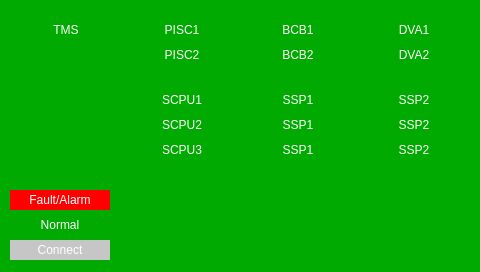
<?xml version="1.0" encoding="UTF-8"?>
<ui version="4.0">
 <class>FormSysStatus</class>
 <widget class="QWidget" name="FormSysStatus">
  <property name="geometry">
   <rect>
    <x>0</x>
    <y>0</y>
    <width>480</width>
    <height>272</height>
   </rect>
  </property>
  <property name="windowTitle">
   <string>Form</string>
  </property>
  <property name="styleSheet">
   <string notr="true">QLabel{
color: rgb(255, 255, 255);
	background-color: rgb(0, 170, 0);
}</string>
  </property>
  <widget class="QLabel" name="label">
   <property name="geometry">
    <rect>
     <x>0</x>
     <y>0</y>
     <width>480</width>
     <height>272</height>
    </rect>
   </property>
   <property name="text">
    <string/>
   </property>
   <property name="pixmap">
    <pixmap>image/BK.png</pixmap>
   </property>
   <property name="scaledContents">
    <bool>true</bool>
   </property>
  </widget>
  <widget class="QLabel" name="label_2">
   <property name="geometry">
    <rect>
     <x>16</x>
     <y>20</y>
     <width>100</width>
     <height>20</height>
    </rect>
   </property>
   <property name="text">
    <string>TMS</string>
   </property>
   <property name="alignment">
    <set>Qt::AlignCenter</set>
   </property>
  </widget>
  <widget class="QLabel" name="label_3">
   <property name="geometry">
    <rect>
     <x>132</x>
     <y>20</y>
     <width>100</width>
     <height>20</height>
    </rect>
   </property>
   <property name="text">
    <string>PISC1</string>
   </property>
   <property name="alignment">
    <set>Qt::AlignCenter</set>
   </property>
  </widget>
  <widget class="QLabel" name="label_4">
   <property name="geometry">
    <rect>
     <x>248</x>
     <y>20</y>
     <width>100</width>
     <height>20</height>
    </rect>
   </property>
   <property name="text">
    <string>BCB1</string>
   </property>
   <property name="alignment">
    <set>Qt::AlignCenter</set>
   </property>
  </widget>
  <widget class="QLabel" name="label_5">
   <property name="geometry">
    <rect>
     <x>364</x>
     <y>20</y>
     <width>100</width>
     <height>20</height>
    </rect>
   </property>
   <property name="text">
    <string>DVA1</string>
   </property>
   <property name="alignment">
    <set>Qt::AlignCenter</set>
   </property>
  </widget>
  <widget class="QLabel" name="label_6">
   <property name="geometry">
    <rect>
     <x>132</x>
     <y>45</y>
     <width>100</width>
     <height>20</height>
    </rect>
   </property>
   <property name="text">
    <string>PISC2</string>
   </property>
   <property name="alignment">
    <set>Qt::AlignCenter</set>
   </property>
  </widget>
  <widget class="QLabel" name="label_7">
   <property name="geometry">
    <rect>
     <x>248</x>
     <y>45</y>
     <width>100</width>
     <height>20</height>
    </rect>
   </property>
   <property name="text">
    <string>BCB2</string>
   </property>
   <property name="alignment">
    <set>Qt::AlignCenter</set>
   </property>
  </widget>
  <widget class="QLabel" name="label_8">
   <property name="geometry">
    <rect>
     <x>364</x>
     <y>45</y>
     <width>100</width>
     <height>20</height>
    </rect>
   </property>
   <property name="text">
    <string>DVA2</string>
   </property>
   <property name="alignment">
    <set>Qt::AlignCenter</set>
   </property>
  </widget>
  <widget class="QLabel" name="label_9">
   <property name="geometry">
    <rect>
     <x>132</x>
     <y>90</y>
     <width>100</width>
     <height>20</height>
    </rect>
   </property>
   <property name="text">
    <string>SCPU1</string>
   </property>
   <property name="alignment">
    <set>Qt::AlignCenter</set>
   </property>
  </widget>
  <widget class="QLabel" name="label_10">
   <property name="geometry">
    <rect>
     <x>248</x>
     <y>90</y>
     <width>100</width>
     <height>20</height>
    </rect>
   </property>
   <property name="text">
    <string>SSP1</string>
   </property>
   <property name="alignment">
    <set>Qt::AlignCenter</set>
   </property>
  </widget>
  <widget class="QLabel" name="label_11">
   <property name="geometry">
    <rect>
     <x>364</x>
     <y>90</y>
     <width>100</width>
     <height>20</height>
    </rect>
   </property>
   <property name="text">
    <string>SSP2</string>
   </property>
   <property name="alignment">
    <set>Qt::AlignCenter</set>
   </property>
  </widget>
  <widget class="QLabel" name="label_12">
   <property name="geometry">
    <rect>
     <x>132</x>
     <y>115</y>
     <width>100</width>
     <height>20</height>
    </rect>
   </property>
   <property name="text">
    <string>SCPU2</string>
   </property>
   <property name="alignment">
    <set>Qt::AlignCenter</set>
   </property>
  </widget>
  <widget class="QLabel" name="label_13">
   <property name="geometry">
    <rect>
     <x>364</x>
     <y>115</y>
     <width>100</width>
     <height>20</height>
    </rect>
   </property>
   <property name="text">
    <string>SSP2</string>
   </property>
   <property name="alignment">
    <set>Qt::AlignCenter</set>
   </property>
  </widget>
  <widget class="QLabel" name="label_14">
   <property name="geometry">
    <rect>
     <x>248</x>
     <y>115</y>
     <width>100</width>
     <height>20</height>
    </rect>
   </property>
   <property name="text">
    <string>SSP1</string>
   </property>
   <property name="alignment">
    <set>Qt::AlignCenter</set>
   </property>
  </widget>
  <widget class="QLabel" name="label_15">
   <property name="geometry">
    <rect>
     <x>364</x>
     <y>140</y>
     <width>100</width>
     <height>20</height>
    </rect>
   </property>
   <property name="text">
    <string>SSP2</string>
   </property>
   <property name="alignment">
    <set>Qt::AlignCenter</set>
   </property>
  </widget>
  <widget class="QLabel" name="label_16">
   <property name="geometry">
    <rect>
     <x>248</x>
     <y>140</y>
     <width>100</width>
     <height>20</height>
    </rect>
   </property>
   <property name="text">
    <string>SSP1</string>
   </property>
   <property name="alignment">
    <set>Qt::AlignCenter</set>
   </property>
  </widget>
  <widget class="QLabel" name="label_17">
   <property name="geometry">
    <rect>
     <x>132</x>
     <y>140</y>
     <width>100</width>
     <height>20</height>
    </rect>
   </property>
   <property name="text">
    <string>SCPU3</string>
   </property>
   <property name="alignment">
    <set>Qt::AlignCenter</set>
   </property>
  </widget>
  <widget class="QLabel" name="label_18">
   <property name="geometry">
    <rect>
     <x>10</x>
     <y>240</y>
     <width>100</width>
     <height>20</height>
    </rect>
   </property>
   <property name="styleSheet">
    <string notr="true">background-color: rgb(198, 198, 198);</string>
   </property>
   <property name="text">
    <string>Connect</string>
   </property>
   <property name="alignment">
    <set>Qt::AlignCenter</set>
   </property>
  </widget>
  <widget class="QLabel" name="label_19">
   <property name="geometry">
    <rect>
     <x>10</x>
     <y>190</y>
     <width>100</width>
     <height>20</height>
    </rect>
   </property>
   <property name="styleSheet">
    <string notr="true">background-color: rgb(255, 0, 0);</string>
   </property>
   <property name="text">
    <string>Fault/Alarm</string>
   </property>
   <property name="alignment">
    <set>Qt::AlignCenter</set>
   </property>
  </widget>
  <widget class="QLabel" name="label_20">
   <property name="geometry">
    <rect>
     <x>10</x>
     <y>215</y>
     <width>100</width>
     <height>20</height>
    </rect>
   </property>
   <property name="styleSheet">
    <string notr="true">background-color: rgb(0, 170, 0);</string>
   </property>
   <property name="text">
    <string>Normal</string>
   </property>
   <property name="alignment">
    <set>Qt::AlignCenter</set>
   </property>
  </widget>
 </widget>
 <resources/>
 <connections/>
</ui>
